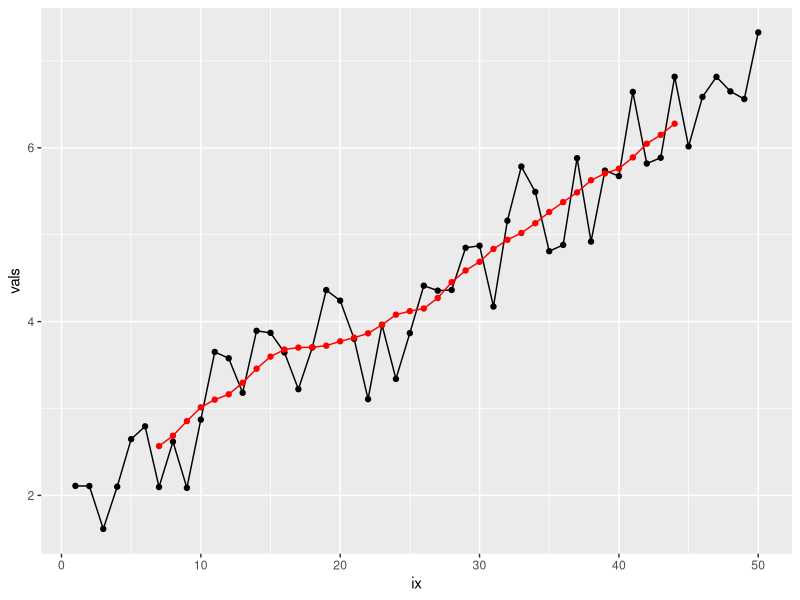

R code for this plot:

library(ggplot2)

is.even <- function(n){n %/% 2 == n/2}


# dummy data generation

datagen <- function(n = 50, beta0 = 2, beta1 = 0.1, betanoise = 0.5){
        ix <- 1:n
        vals <-  beta0 + beta1 * ix + betanoise*rnorm(n)
        data.frame(ix = ix, vals = vals)
}

set.seed(10)
df <- datagen()

# movavg function
ma <- function(x,order=5){
        n <- order
        if (!is.even(n)) {
                stats::filter(x,rep(1/n,n), sides=2)
        }else { stats::filter(x,
                              c( 1/ (2*n), rep(1/n,n - 1), 1/ (2*n)),
                              sides=2)} # bogus
}



smovavg <- function(n = 5){
        df$ma <- ma(df$vals, n)

        ggplot(df, aes(ix, vals)) +
                geom_point() + geom_line() +
                geom_point(aes(y = ma), color = "red") + geom_line(aes(y = ma), color = "red")

}


smovavg(12)









